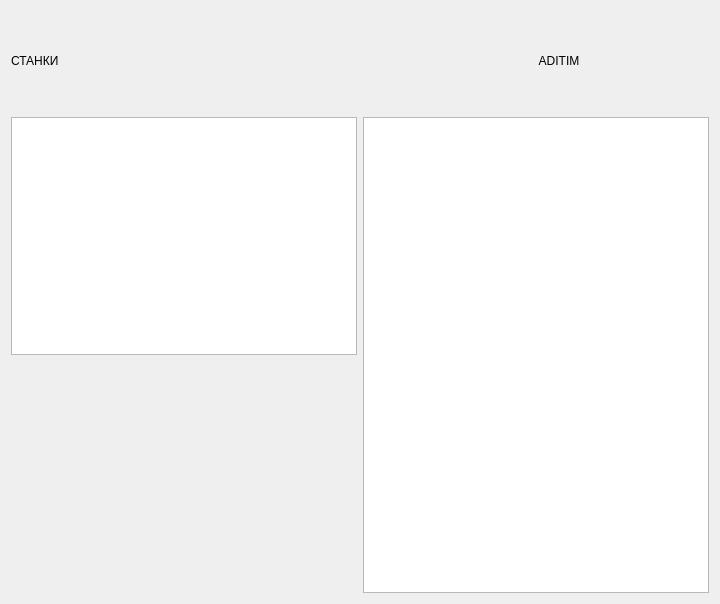
<?xml version="1.0" encoding="UTF-8"?>
<ui version="4.0">
 <class>MachineContent</class>
 <widget class="QWidget" name="MachineContent">
  <property name="geometry">
   <rect>
    <x>0</x>
    <y>0</y>
    <width>720</width>
    <height>604</height>
   </rect>
  </property>
  <property name="windowTitle">
   <string>Form</string>
  </property>
  <layout class="QGridLayout" name="gridLayout">
   <item row="1" column="0">
    <widget class="QTreeView" name="treeView_machine"/>
   </item>
   <item row="2" column="0">
    <spacer name="verticalSpacer">
     <property name="orientation">
      <enum>Qt::Orientation::Vertical</enum>
     </property>
     <property name="sizeHint" stdset="0">
      <size>
       <width>20</width>
       <height>40</height>
      </size>
     </property>
    </spacer>
   </item>
   <item row="0" column="0" colspan="2">
    <layout class="QHBoxLayout" name="horizontalLayout_header">
     <item>
      <widget class="QLabel" name="label_header">
       <property name="styleSheet">
        <string/>
       </property>
       <property name="text">
        <string>СТАНКИ</string>
       </property>
      </widget>
     </item>
     <item>
      <widget class="QLabel" name="label_logo">
       <property name="minimumSize">
        <size>
         <width>300</width>
         <height>100</height>
        </size>
       </property>
       <property name="maximumSize">
        <size>
         <width>300</width>
         <height>100</height>
        </size>
       </property>
       <property name="styleSheet">
        <string/>
       </property>
       <property name="text">
        <string>ADITIM</string>
       </property>
       <property name="alignment">
        <set>Qt::AlignmentFlag::AlignCenter</set>
       </property>
      </widget>
     </item>
    </layout>
   </item>
   <item row="1" column="1" rowspan="2">
    <widget class="QListView" name="listView_machine_task"/>
   </item>
  </layout>
 </widget>
 <resources/>
 <connections/>
</ui>
